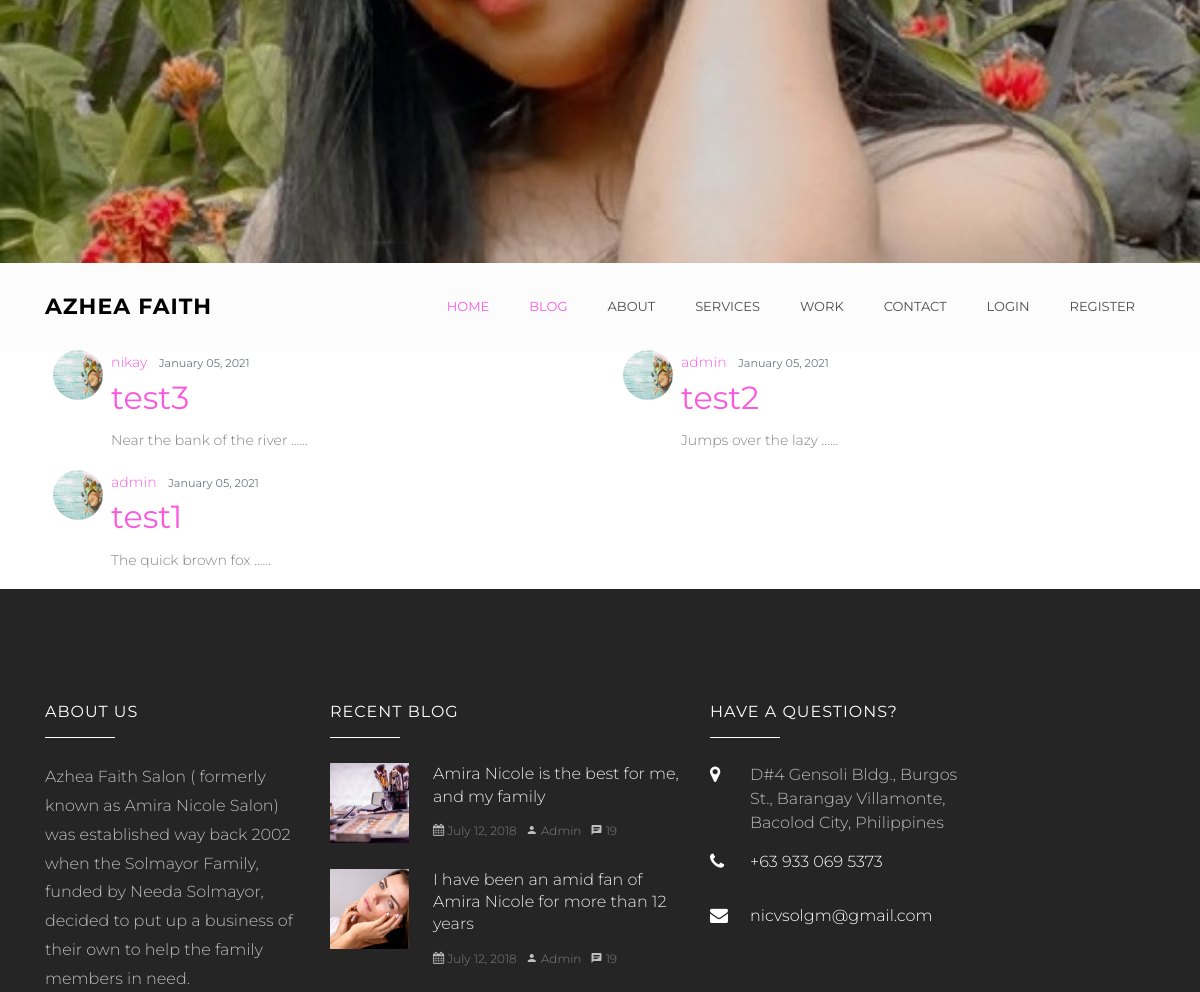
/blog/blog/ (middle part), run on an earlier commit of the app's database.
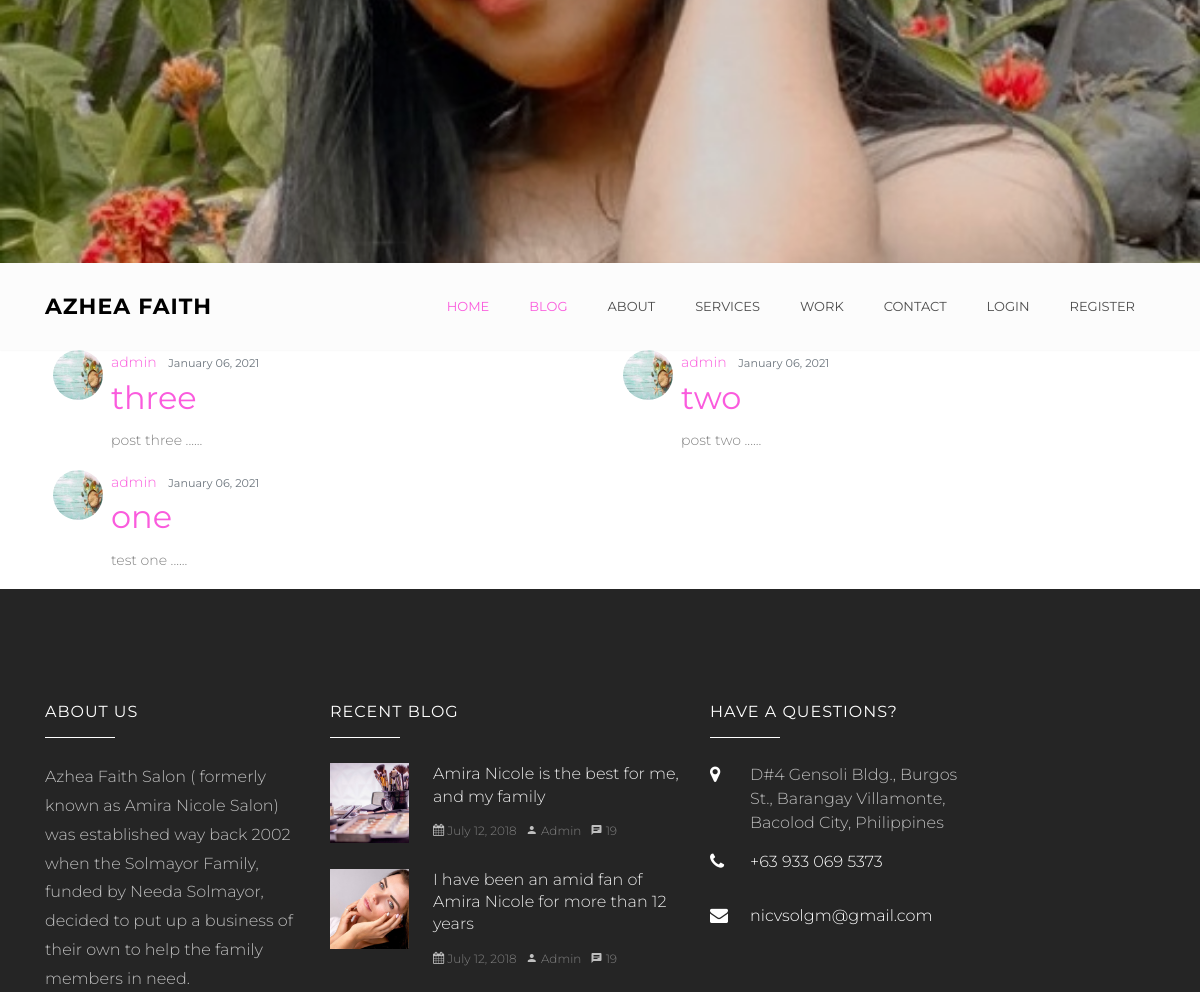
And on a later commit of the database.
### blog/models.py (models this page shows, shortened)
class Post(models.Model):
    title = models.CharField(max_length=100)
    content = models.TextField()
    date_posted = models.DateTimeField(default=timezone.now)
    author = models.ForeignKey(User, on_delete=models.CASCADE)
    def snippet(self):
        return self.content[:200] + '  ......'

### users/models.py (models this page shows, shortened)
class Profile(models.Model):
    user = models.OneToOneField(User, on_delete=models.CASCADE)
    image = models.ImageField(default='default.jpg', upload_to='profile_pics')

### blog/views.py (the view)
# urls.py: path('blog/', PostListView.as_view(), name='post-list'),
class PostListView(ListView):
    model = Post
    template_name = 'blog/home.html'  # <app>/<model>_<viewtype>.html
    context_object_name = 'posts'
    ordering = ['-date_posted']
    paginate_by = 5

### blog/templates/blog/home.html (shortened to what this page needs)
{% extends "base.html" %}
{% block content %}
<div class="contaianer">
  <div class="row">
    <div class="col-md-12">
      <div class="row gap-y">
        {% for post in posts %}
          <div class="col-md-6" >
                <article class="media content-section">
                 <img class="test rounded-circle mx-2" src="{{ post.author.profile.image.url }}">
                     <div class="media-body">
                         <div class="article-metadata">
                              <a class="mr-2" href="{% url 'user-posts' post.author.username %}">{{ post.author }}</a>
                              <small class="text-muted">{{ post.date_posted|date:"F d, Y" }}</small>
                         </div>
                              <h2><a class="article-title" href="{% url 'post-detail' post.id %}">{{ post.title }}</a></h2>
                              <p class="article-content">{{ post.snippet }}</p>
                      </div>
                 </article>
          </div>
        {% endfor %}
       </div>
     </div>
  </div>
</div>
{% endblock content %}

### website/templates/base.html (shortened to what this page needs)
{% load static %}
<!DOCTYPE html>
<html lang="en">
  <head>
    <link rel="stylesheet" href="{% static 'website/css/open-iconic-bootstrap.min.css' %}"/>
    <link rel="stylesheet" href="{% static 'website/css/animate.css' %}" />
    <link rel="stylesheet" href="{% static 'website/css/owl.carousel.min.css' %}"/>
    <link rel="stylesheet" href="{% static 'website/css/owl.theme.default.min.css' %}"/>
    <link rel="stylesheet" href="{% static 'website/css/magnific-popup.css' %}"/>
    <link rel="stylesheet" href="{% static 'website/css/aos.css' %}" />
    <link rel="stylesheet" href="{% static 'website/css/ionicons.min.css' %}" />
    <link rel="stylesheet" href="{% static 'website/css/bootstrap-datepicker.css' %}"/>
    <link rel="stylesheet" href="{% static 'website/css/jquery.timepicker.css' %}"/>
    <link rel="stylesheet" href="{% static 'website/css/flaticon.css' %}" />
    <link rel="stylesheet" href="{% static 'website/css/icomoon.css' %}" />
    <link rel="stylesheet" href="{% static 'website/css/style.css' %}" />
  </head>
  <body>
    <div class="hero-wrap js-fullheight"
         style="background-image: url({% static 'website/images/nikay5.jpg' %})"
         data-stellar-background-ratio="0.2">
     <div class="overlay"></div>
       <div class="container">
         <div class="row no-gutters slider-text js-fullheight align-items-center justify-content-center"
             data-scrollax-parent="true">
        </div>
      </div>
    </div>
    <nav class="navbar navbar-expand-lg navbar-dark ftco_navbar bg-dark ftco-navbar-light"
         id="ftco-navbar" >
      <div class="container">
        <a class="navbar-brand" href="/">Azhea Faith</a>
        <div class="collapse navbar-collapse" id="ftco-nav">
          <ul class="navbar-nav ml-auto">
            <li class="nav-item active">
              <a href="/" class="nav-link">Home</a>
            </li>
            <li class="nav-item active">
            <a class="nav-item nav-link" href="{% url 'post-list' %}">Blog</a>
            </li>
            <li class="nav-item">
              <a href="{% url 'about' %}" class="nav-link">About</a>
            </li>
            <li class="nav-item">
              <a href="{% url 'services' %}"class="nav-link">Services</a>
            </li>
            <li class="nav-item">
              <a href="{% url 'work' %}"class="nav-link">Work</a>
            </li>
            <li class="nav-item">
              <a href="{% url 'contact' %}" class="nav-link">Contact</a>
            </li>
            {% if user.is_authenticated %}
            <li class="nav-item">
            <a class="nav-item nav-link" href="{% url 'post-create' %}">New Post</a>
            </li>
            <li class="nav-item">
            <a class=" nav-link" href="{% url 'profile' %}">Profile</a>
            </li>
             <li class="nav-item">
               <a class="nav-link" href="{% url 'logout' %}">Logout</a>
             </li>
            {% else %}
            <li class="nav-item">
            <a class="nav-link" href="{% url 'login' %}">Login</a>
            </li>
            <li class="nav-item">
            <a class="nav-link" href="{% url 'register' %}">Register</a>
            </li>
              {% endif %}
          </ul>
        </div>
      </div>
    </nav>
    <div class="container">
{% block content %}
{% endblock %}
    </div>
<footer class="ftco-footer ftco-section img">
      <div class="container">
         <div class="row mb-5">
           <div class="col-md-3">
               <div class="ftco-footer-widget mb-4">
                  <h2 class="ftco-heading-2">About Us</h2>
                 <p>
                 Azhea Faith Salon ( formerly known as Amira Nicole Salon) was established way back 2002 when the Solmayor
                 Family, funded by Needa Solmayor, decided to put up a business of their own to help the family members in need.
                  </p>
               </div>
           </div>
          <div class="col-md-4">
               <div class="ftco-footer-widget mb-4">
                   <h2 class="ftco-heading-2">Recent Blog</h2>
                       <div class="block-21 mb-4 d-flex">
                          <a class="blog-img mr-4"
                             style="background-image: url({% static 'website/images/image_1.jpg' %})"></a>
                                 <div class="text">
                                   <h3 class="heading">
                                         <a href="#">Amira Nicole is the best for me, and my family</a>
                                   </h3>
                                        <div class="meta">
                                           <div>
                                                 <a href="#"><span class="icon-calendar"></span> July 12, 2018</a>
                                           </div>
                                           <div>
                                              <a href="#"><span class="icon-person"></span> Admin</a>
                                           </div>
                                            <div>
                                            <a href="#"><span class="icon-chat"></span> 19</a>
                                            </div>
                                         </div>
                                 </div>
                       </div>
                      <div class="block-21 mb-4 d-flex">
                         <a class="blog-img mr-4" style="background-image: url({% static 'website/images/image_2.jpg' %})"></a>
                            <div class="text">
                              <h3 class="heading">
                                <a href="#">I have been an amid fan of Amira Nicole for more than 12 years</a>
                              </h3>
                            <div class="meta">
                                <div>
                                    <a href="#"><span class="icon-calendar"></span> July 12, 2018</a>
                               </div>
                            <div>
                                <a href="#"><span class="icon-person"></span> Admin</a>
                              </div>
                              <div>
                                    <a href="#"><span class="icon-chat"></span> 19</a>
                              </div>
                       </div>
                </div>
              </div>
            </div>
          </div>
          <div class="col-md-3">
            <div class="ftco-footer-widget mb-4">
              <h2 class="ftco-heading-2">Have a Questions?</h2>
              <div class="block-23 mb-3">
                <ul>
                  <li>
                    <span class="icon icon-map-marker"></span
                    ><span class="text"
                      >D#4 Gensoli Bldg., Burgos St., Barangay Villamonte, Bacolod City, Philippines</span
                    >
                  </li>
                  <li>
                    <a href="#"
                      ><span class="icon icon-phone"></span
                      ><span class="text">+63 933 069 5373</span></a
                    >
                  </li>
                  <li>
                    <a href="#"
                      ><span class="icon icon-envelope"></span
                      ><span class="text">nicvsolgm@gmail.com</span></a
                    >
                  </li>
                </ul>
              </div>
            </div>
          </div>
        </div>
      </div>
    </footer>
  </body>
</html>

### static/website/css/icomoon.css (style rules this page uses)
[class^="icon-"], [class*=" icon-"] { font-family: 'icomoon' !important; speak: none; font-style: normal; font-weight: normal; font-variant: normal; text-transform: none; line-height: 1; -webkit-font-smoothing: antialiased; -moz-osx-font-smoothing: grayscale; }
.icon-map-marker:before { content: "\f041"; }
.icon-calendar:before { content: "\f073"; }
.icon-phone:before { content: "\f095"; }
.icon-envelope:before { content: "\f0e0"; }
.icon-chat:before { content: "\e0b7"; }
.icon-person:before { content: "\e7fd"; }

### website/templates/base.html (style rules this page uses)
.test { height: 50px; width: 50px; margin-right: 20px; margin-bottom: 20px; }

What changed in the data, as far as the page shows it:
removed Post: author.profile.image (placeholder picture), author "nikay", date_posted "January 05, 2021", title "test3", snippet "Near the bank of the river ......"
removed Post: author.profile.image (placeholder picture), author "admin", date_posted "January 05, 2021", title "test2", snippet "Jumps over the lazy ......"
removed Post: author.profile.image (placeholder picture), author "admin", date_posted "January 05, 2021", title "test1", snippet "The quick brown fox ......"
added Post: author.profile.image (placeholder picture), author "admin", date_posted "January 06, 2021", title "three", snippet "post three ......"
added Post: author.profile.image (placeholder picture), author "admin", date_posted "January 06, 2021", title "two", snippet "post two ......"
added Post: author.profile.image (placeholder picture), author "admin", date_posted "January 06, 2021", title "one", snippet "test one ......"
